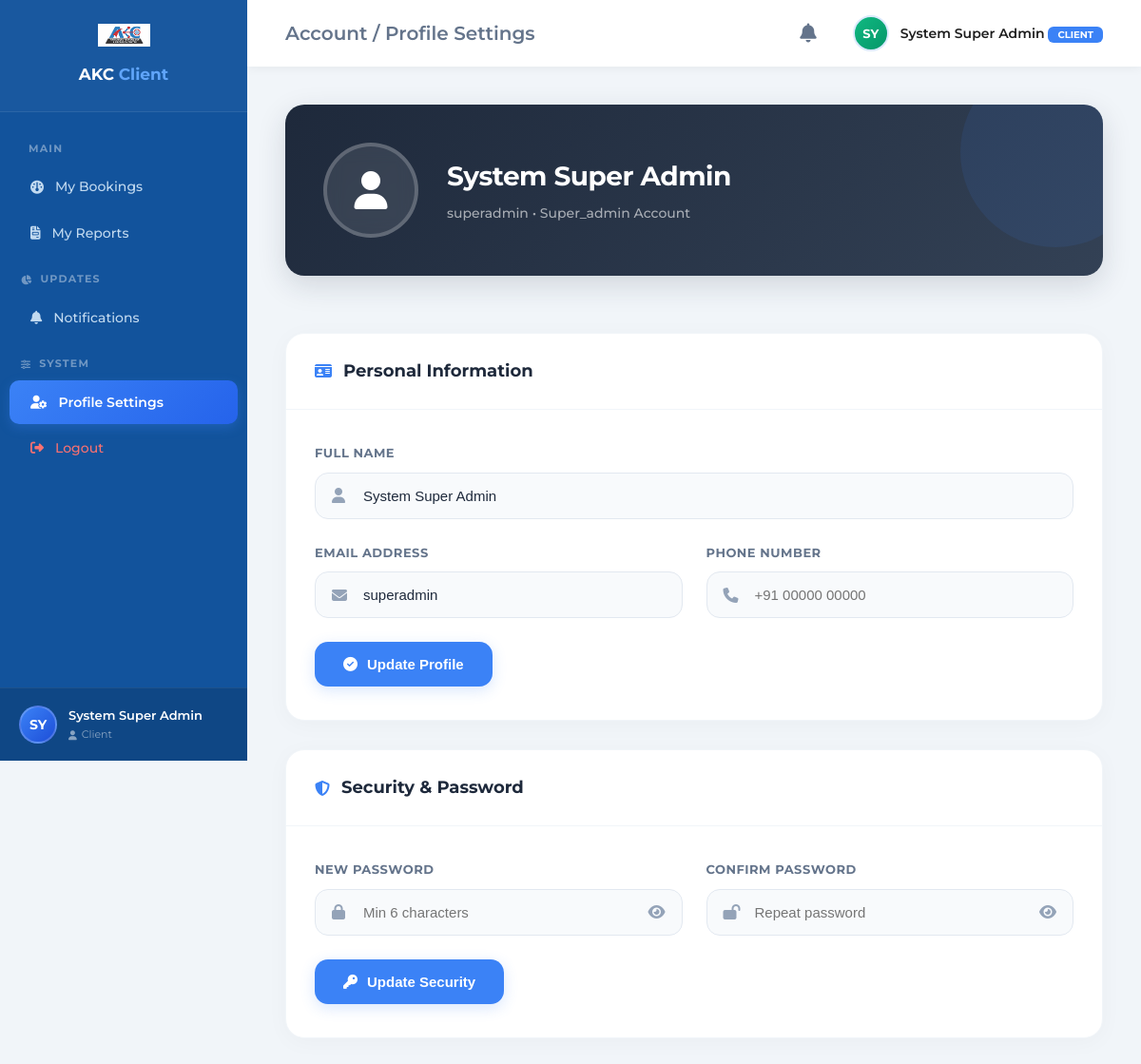
Page /profile_settings.php (signed in) on the committed database.
### tables this page shows
CREATE TABLE `users` (
      `id` INTEGER PRIMARY KEY AUTOINCREMENT,
      `username` TEXT NOT NULL UNIQUE,
      `password` TEXT NOT NULL,
      `role` TEXT DEFAULT 'user',
      `permissions` TEXT,
      `is_active` INTEGER DEFAULT 1,
      `fullname` TEXT DEFAULT NULL,
      `phone` TEXT DEFAULT NULL,
      `created_at` DATETIME DEFAULT CURRENT_TIMESTAMP,
      `email` TEXT DEFAULT NULL,
      `reset_token` TEXT DEFAULT NULL,
      `reset_token_expiry` DATETIME DEFAULT NULL,
      `profile_pic` TEXT DEFAULT NULL
    );

### profile_settings.php (the view, shortened to what this page needs)
<?php
include 'includes/db_connect.php';
$user_id = $_SESSION['user_id'];
try {
    $stmt = $conn->prepare("SELECT * FROM users WHERE id = :id");
    $stmt->execute(['id' => $user_id]);
    $user = $stmt->fetch(PDO::FETCH_ASSOC);
} catch(PDOException $e) {
    die("Error: " . $e->getMessage());
}
?>
<!DOCTYPE html>
<html lang="en">
<head>
    <link rel="stylesheet" href="https://cdnjs.cloudflare.com/ajax/libs/font-awesome/6.4.0/css/all.min.css">
    <link rel="stylesheet" href="assets/css/style.css">
    <link rel="stylesheet" href="assets/css/admin.css">
</head>
<body class="admin-body-bg">
<div class="admin-wrapper">
    <?php if ($user['role'] == 'admin'): ?>
        <?php
        $current_page = 'profile';
        $page_title = 'Profile Settings';
        include 'includes/admin_sidebar.php';
        ?>
    <?php else: ?>
        <?php include 'includes/client_sidebar.php'; ?>
    <?php endif; ?>
    <main class="admin-main">
        <?php if ($user['role'] == 'admin'): ?>
            <?php include 'includes/admin_topbar.php'; ?>
        <?php else: ?>
            <?php
            $page_title = 'Account / <span class="blue-text">Profile Settings</span>';
            include 'includes/client_topbar.php';
            ?>
        <?php endif; ?>
        <div class="admin-content">
            <div class="settings-grid">
                <div class="profile-header-card">
                    <div class="profile-avatar-large">
                        <i class="fa-solid fa-user"></i>
                    </div>
                    <div class="profile-title-info">
                        <h1><?php echo htmlspecialchars($user['fullname']); ?></h1>
                        <p><?php echo htmlspecialchars($user['username']); ?> • <?php echo ucfirst($user['role']); ?> Account</p>
                    </div>
                </div>
                <div class="settings-card">
                    <div class="settings-card-header">
                        <h3><i class="fa-solid fa-id-card"></i> Personal Information</h3>
                    </div>
                    <div class="settings-body">
                        <form action="" method="POST">
                            <div class="input-group">
                                <label>Full Name</label>
                                <div class="input-with-icon">
                                    <i class="fa-solid fa-user"></i>
                                    <input type="text" name="fullname" value="<?php echo htmlspecialchars($user['fullname']); ?>" required>
                                </div>
                            </div>
                            <div class="form-row">
                                <div class="input-group">
                                    <label>Email Address</label>
                                    <div class="input-with-icon">
                                        <i class="fa-solid fa-envelope"></i>
                                        <input type="email" name="email" value="<?php echo htmlspecialchars($user['role'] == 'admin' ? ($user['email'] ?? 'mamathasurekha14@gmail.com') : $user['username']); ?>" required>
                                    </div>
                                </div>
                                <div class="input-group">
                                    <label>Phone Number</label>
                                    <div class="input-with-icon">
                                        <i class="fa-solid fa-phone"></i>
                                        <input type="text" name="phone" value="<?php echo htmlspecialchars($user['phone'] ?? ''); ?>" placeholder="+91 00000 00000">
                                    </div>
                                </div>
                            </div>
                            <button type="submit" name="update_profile" class="btn-update">
                                <i class="fa-solid fa-check-circle"></i> Update Profile
                            </button>
                        </form>
                    </div>
                </div>
                <div class="settings-card">
                    <div class="settings-card-header">
                        <h3><i class="fa-solid fa-shield-halved"></i> Security & Password</h3>
                    </div>
                    <div class="settings-body">
                        <form action="" method="POST">
                            <div class="form-row">
                                <div class="input-group">
                                    <label>New Password</label>
                                    <div class="input-with-icon">
                                        <i class="fa-solid fa-lock"></i>
                                        <input type="password" name="new_password" id="new_password" placeholder="Min 6 characters" required style="padding-right: 50px;">
                                        <span class="password-toggle" data-target="new_password" style="position: absolute; right: 18px; top: 50%; transform: translateY(-50%); cursor: pointer; color: #94a3b8; z-index: 10; display: flex; align-items: center; justify-content: center;">
                                            <i class="fa-solid fa-eye" style="position: static; transform: none; color: inherit; transition: none; width: auto; text-align: center;"></i>
                                        </span>
                                    </div>
                                </div>
                                <div class="input-group">
                                    <label>Confirm Password</label>
                                    <div class="input-with-icon">
                                        <i class="fa-solid fa-lock-open"></i>
                                        <input type="password" name="confirm_password" id="confirm_password" placeholder="Repeat password" required style="padding-right: 50px;">
                                        <span class="password-toggle" data-target="confirm_password" style="position: absolute; right: 18px; top: 50%; transform: translateY(-50%); cursor: pointer; color: #94a3b8; z-index: 10; display: flex; align-items: center; justify-content: center;">
                                            <i class="fa-solid fa-eye" style="position: static; transform: none; color: inherit; transition: none; width: auto; text-align: center;"></i>
                                        </span>
                                    </div>
                                </div>
                            </div>
                            <button type="submit" name="change_password" class="btn-update">
                                <i class="fa-solid fa-key"></i> Update Security
                            </button>
                        </form>
                    </div>
                </div>
            </div>
        </div>
    </main>
</div>
</body>
</html>

### includes/client_sidebar.php (shortened to what this page needs)
<?php
$current_page = basename($_SERVER['PHP_SELF']);
$display_fullname = $fullname ?? ($user['fullname'] ?? ($_SESSION['fullname'] ?? 'Client'));
?>
<aside class="admin-sidebar">
    <div class="sidebar-header">
        <img src="assets/images/logo.png" alt="AKC Logo" class="sidebar-logo">
        <h3 class="sidebar-logo-text">AKC <span style="color: #60a5fa;">Client</span></h3>
    </div>
    <nav class="sidebar-nav">
        <ul>
            <li class="nav-section-label"><i class="fa-solid fa-grid-2"></i> MAIN</li>
            <li class="<?php echo ($current_page == 'client_dashboard.php') ? 'active' : ''; ?>"><a href="client_dashboard.php"><i class="fa-solid fa-gauge"></i> My Bookings</a></li>
            <li class="<?php echo ($current_page == 'client_reports.php') ? 'active' : ''; ?>"><a href="client_reports.php"><i class="fa-solid fa-file-invoice"></i> My Reports</a></li>
            <li class="nav-section-label"><i class="fa-solid fa-chart-pie"></i> UPDATES</li>
            <li class="<?php echo ($current_page == 'client_notifications.php') ? 'active' : ''; ?>"><a href="client_notifications.php"><i class="fa-solid fa-bell"></i> Notifications </a></li>
            <li class="nav-section-label"><i class="fa-solid fa-sliders"></i> SYSTEM</li>
            <li class="<?php echo ($current_page == 'profile_settings.php') ? 'active' : ''; ?>"><a href="profile_settings.php"><i class="fa-solid fa-user-gear"></i> Profile Settings</a></li>
            <li><a href="logout.php" class="logout-link"><i class="fa-solid fa-right-from-bracket"></i> Logout</a></li>
        </ul>
    </nav>
    <div class="sidebar-footer">
        <div class="sidebar-admin-profile">
            <div class="admin-avatar">
                <?php echo strtoupper(substr($display_fullname, 0, 2)); ?>
            </div>
            <div class="admin-profile-info">
                <span class="admin-profile-name"><?php echo htmlspecialchars($display_fullname); ?></span>
                <span class="admin-profile-role"><i class="fa-solid fa-user"></i> Client</span>
            </div>
        </div>
    </div>
</aside>

### includes/client_topbar.php (shortened to what this page needs)
<?php
$display_fullname = $fullname ?? ($user['fullname'] ?? ($_SESSION['fullname'] ?? 'Client'));
?>
<header class="admin-topbar">
    <div class="topbar-left" style="display: flex; align-items: center;">
        <h2><?php echo isset($page_title) ? $page_title : 'Overview / <span class="blue-text">My Dashboard</span>'; ?></h2>
    </div>
    <div class="topbar-right" style="display: flex; align-items: center; gap: 15px;">
        <div class="notification-container" id="notificationContainer">
            <button class="notification-bell" id="notificationBellBtn" title="Alerts">
                <i class="fa-solid fa-bell"></i>
            </button>
        </div>
        <div class="user-profile">
            <div class="topbar-avatar" style="background: linear-gradient(135deg, #10b981, #059669);">
                <?php echo strtoupper(substr($display_fullname, 0, 2)); ?>
            </div>
            <span class="user-name"><?php echo htmlspecialchars($display_fullname); ?> <span class="client-badge">CLIENT</span></span>
        </div>
    </div>
</header>

### assets/css/style.css (style rules this page uses)
:root { --primary-blue: #0056b3; --text-dark: #1e1e1e; --text-gray: #555555; --white: #ffffff; --bg-light: #f8f9fa; --border-color: #e0e0e0; }
* { margin: 0; padding: 0; box-sizing: border-box; }
html, body { font-family: 'Montserrat', sans-serif; color: var(--text-dark); line-height: 1.6; max-width: 100%; }
main { display: block; margin: 0; padding: 0; }
h1, .heading-xl { font-size: 64px; font-weight: 700; }
h2, .section-heading { font-size: 32px; font-weight: 600; line-height: 1.25; color: #081D33; }
h3, .sub-heading { font-size: 28px; font-weight: 500; }
p, .text-large, .text-regular { font-family: 'Montserrat', sans-serif; font-size: 16px; font-weight: 400; line-height: 1.7; color: rgb(100, 116, 139); }
a { text-decoration: none; color: inherit; transition: all 0.3s ease; }
ul { list-style: none; }

### assets/css/admin.css (style rules this page uses)
:root { --sidebar-width: 260px; --sidebar-bg: #12539c; --sidebar-text: #c2daf0; --sidebar-active: #ffffff; --sidebar-hover: #1a63b3; --admin-bg: #f1f5f9; --card-bg: #ffffff; --accent-blue: #3b82f6; }
*, *::before, *::after { box-sizing: border-box; }
.admin-body-bg { background-color: var(--admin-bg); margin: 0; font-family: 'Montserrat', sans-serif; }
.admin-wrapper { display: flex; min-height: 100vh; }
.admin-sidebar { width: var(--sidebar-width); background-color: var(--sidebar-bg); color: var(--sidebar-text); display: flex; flex-direction: column; position: fixed; height: 100vh; z-index: 100; }
.sidebar-header { padding: 25px 20px; text-align: center; border-bottom: 1px solid rgba(255,255,255,0.08); background: rgba(255,255,255,0.03); }
.sidebar-logo { width: 55px; margin-bottom: 8px; }
.sidebar-header h3 { color: #ffffff; font-size: 17px; font-weight: 700; }
.sidebar-nav { flex: 1; padding: 15px 0; overflow-y: auto; }
.sidebar-nav ul { list-style: none; padding: 0; margin: 0; }
.sidebar-nav li a { display: flex; align-items: center; padding: 12px 22px; color: var(--sidebar-text); text-decoration: none; transition: all 0.2s; font-size: 14px; font-weight: 500; gap: 12px; margin: 2px 10px; border-radius: 10px; }
.sidebar-nav li.active a { color: #ffffff; background: linear-gradient(135deg, #3b82f6, #2563eb); box-shadow: 0 4px 12px rgba(59, 130, 246, 0.3); font-weight: 600; }
.sidebar-nav li.active a i { color: #ffffff; }
.nav-section-label { font-size: 11px; font-weight: 700; color: rgba(255,255,255,0.4); text-transform: uppercase; letter-spacing: 1.2px; padding: 15px 22px 6px; display: flex; align-items: center; gap: 8px; list-style: none; }
.nav-section-label i { font-size: 10px; }
.logout-link { color: #f87171 !important; }
.sidebar-footer { padding: 18px 20px; background-color: rgba(0,0,0,0.15); border-top: 1px solid rgba(255,255,255,0.06); }
.sidebar-admin-profile { display: flex; align-items: center; gap: 12px; }
.admin-avatar { width: 40px; height: 40px; border-radius: 50%; background: linear-gradient(135deg, #3b82f6, #1d4ed8); color: white; display: flex; align-items: center; justify-content: center; font-size: 14px; font-weight: 700; flex-shrink: 0; border: 2px solid rgba(255,255,255,0.2); }
.admin-profile-info { display: flex; flex-direction: column; gap: 2px; }
.admin-profile-name { font-size: 13px; font-weight: 600; color: #ffffff; }
.admin-profile-role { font-size: 11px; color: rgba(255,255,255,0.5); display: flex; align-items: center; gap: 5px; }
.admin-profile-role i { font-size: 10px; }
.admin-main { flex: 1; margin-left: var(--sidebar-width); display: flex; flex-direction: column; }
.admin-topbar { height: 70px; background-color: white; display: flex; justify-content: space-between; align-items: center; padding: 0 40px; box-shadow: 0 2px 10px rgba(0,0,0,0.05); position: sticky; top: 0; z-index: 90; }
.topbar-left h2 { font-size: 20px; font-weight: 600; color: #64748b; }
.user-profile { display: flex; align-items: center; gap: 12px; }
.user-name { font-weight: 600; font-size: 14px; }
.topbar-avatar { width: 38px; height: 38px; border-radius: 50%; background: linear-gradient(135deg, #3b82f6, #1d4ed8); color: white; display: flex; align-items: center; justify-content: center; font-size: 13px; font-weight: 700; border: 2px solid #dbeafe; }
.admin-content { padding: 40px; }
.notification-container { position: relative; margin-right: 15px; }
.notification-bell { background: none; border: none; cursor: pointer; position: relative; font-size: 20px; color: #64748b; padding: 8px; border-radius: 50%; transition: all 0.2s; display: flex; align-items: center; justify-content: center; }

### rows in the picture
users: fullname "SY", fullname "System Super Admin", username "superadmin", role "Super_admin", email "superadmin"
